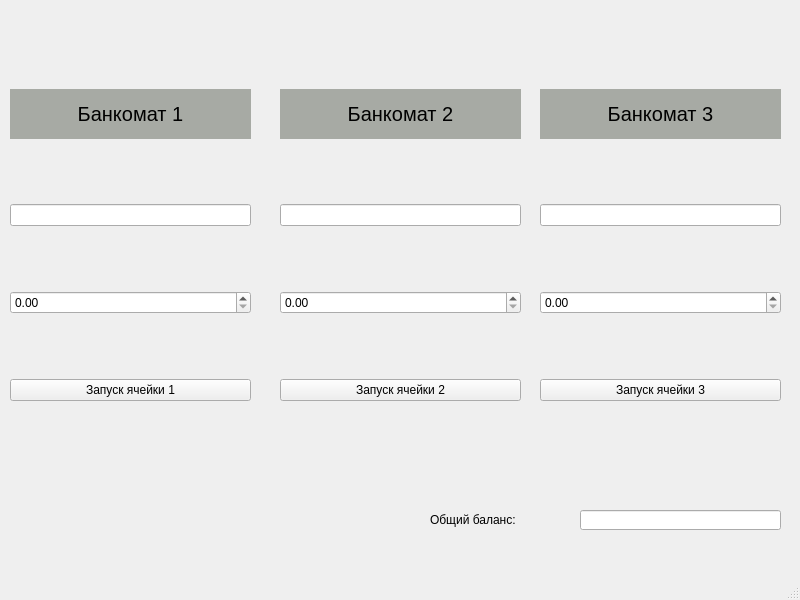
<?xml version="1.0" encoding="UTF-8"?>
<ui version="4.0">
 <class>MainWindow</class>
 <widget class="QMainWindow" name="MainWindow">
  <property name="geometry">
   <rect>
    <x>0</x>
    <y>0</y>
    <width>800</width>
    <height>600</height>
   </rect>
  </property>
  <property name="windowTitle">
   <string>MainWindow</string>
  </property>
  <widget class="QWidget" name="centralwidget">
   <widget class="QWidget" name="layoutWidget">
    <property name="geometry">
     <rect>
      <x>280</x>
      <y>30</y>
      <width>241</width>
      <height>431</height>
     </rect>
    </property>
    <layout class="QVBoxLayout" name="verticalLayout_2">
     <item>
      <widget class="QLabel" name="label_2">
       <property name="minimumSize">
        <size>
         <width>200</width>
         <height>50</height>
        </size>
       </property>
       <property name="maximumSize">
        <size>
         <width>300</width>
         <height>50</height>
        </size>
       </property>
       <property name="font">
        <font>
         <pointsize>15</pointsize>
        </font>
       </property>
       <property name="styleSheet">
        <string notr="true">background-color: rgb(167, 170, 164);</string>
       </property>
       <property name="text">
        <string>Банкомат 2</string>
       </property>
       <property name="alignment">
        <set>Qt::AlignCenter</set>
       </property>
      </widget>
     </item>
     <item>
      <widget class="QLineEdit" name="mBill2"/>
     </item>
     <item>
      <widget class="QDoubleSpinBox" name="mPeriod2">
       <property name="maximum">
        <double>1.000000000000000</double>
       </property>
       <property name="singleStep">
        <double>0.100000000000000</double>
       </property>
      </widget>
     </item>
     <item>
      <widget class="QPushButton" name="mButton2">
       <property name="text">
        <string>Запуск ячейки 2</string>
       </property>
      </widget>
     </item>
    </layout>
   </widget>
   <widget class="QWidget" name="layoutWidget_2">
    <property name="geometry">
     <rect>
      <x>540</x>
      <y>30</y>
      <width>241</width>
      <height>431</height>
     </rect>
    </property>
    <layout class="QVBoxLayout" name="verticalLayout_3">
     <item>
      <widget class="QLabel" name="label_3">
       <property name="minimumSize">
        <size>
         <width>200</width>
         <height>50</height>
        </size>
       </property>
       <property name="maximumSize">
        <size>
         <width>300</width>
         <height>50</height>
        </size>
       </property>
       <property name="font">
        <font>
         <pointsize>15</pointsize>
        </font>
       </property>
       <property name="styleSheet">
        <string notr="true">background-color: rgb(167, 170, 164);</string>
       </property>
       <property name="text">
        <string>Банкомат 3</string>
       </property>
       <property name="alignment">
        <set>Qt::AlignCenter</set>
       </property>
      </widget>
     </item>
     <item>
      <widget class="QLineEdit" name="mBill3"/>
     </item>
     <item>
      <widget class="QDoubleSpinBox" name="mPeriod1_3">
       <property name="maximum">
        <double>1.000000000000000</double>
       </property>
       <property name="singleStep">
        <double>0.100000000000000</double>
       </property>
      </widget>
     </item>
     <item>
      <widget class="QPushButton" name="mButton3">
       <property name="text">
        <string>Запуск ячейки 3</string>
       </property>
      </widget>
     </item>
    </layout>
   </widget>
   <widget class="QLabel" name="label_4">
    <property name="geometry">
     <rect>
      <x>430</x>
      <y>510</y>
      <width>141</width>
      <height>20</height>
     </rect>
    </property>
    <property name="text">
     <string>Общий баланс:</string>
    </property>
   </widget>
   <widget class="QLineEdit" name="mTotalBill">
    <property name="geometry">
     <rect>
      <x>580</x>
      <y>510</y>
      <width>201</width>
      <height>20</height>
     </rect>
    </property>
    <property name="readOnly">
     <bool>true</bool>
    </property>
   </widget>
   <widget class="QWidget" name="layoutWidget">
    <property name="geometry">
     <rect>
      <x>10</x>
      <y>30</y>
      <width>241</width>
      <height>431</height>
     </rect>
    </property>
    <layout class="QVBoxLayout" name="verticalLayout">
     <item>
      <widget class="QLabel" name="label">
       <property name="minimumSize">
        <size>
         <width>200</width>
         <height>50</height>
        </size>
       </property>
       <property name="maximumSize">
        <size>
         <width>300</width>
         <height>50</height>
        </size>
       </property>
       <property name="font">
        <font>
         <pointsize>15</pointsize>
        </font>
       </property>
       <property name="styleSheet">
        <string notr="true">background-color: rgb(167, 170, 164);</string>
       </property>
       <property name="text">
        <string>Банкомат 1</string>
       </property>
       <property name="alignment">
        <set>Qt::AlignCenter</set>
       </property>
      </widget>
     </item>
     <item>
      <widget class="QLineEdit" name="mBill1"/>
     </item>
     <item>
      <widget class="QDoubleSpinBox" name="mPeriod1">
       <property name="maximum">
        <double>1.000000000000000</double>
       </property>
       <property name="singleStep">
        <double>0.100000000000000</double>
       </property>
      </widget>
     </item>
     <item>
      <widget class="QPushButton" name="mButton1">
       <property name="text">
        <string>Запуск ячейки 1</string>
       </property>
      </widget>
     </item>
    </layout>
   </widget>
  </widget>
  <widget class="QMenuBar" name="menubar">
   <property name="geometry">
    <rect>
     <x>0</x>
     <y>0</y>
     <width>800</width>
     <height>21</height>
    </rect>
   </property>
  </widget>
  <widget class="QStatusBar" name="statusbar"/>
 </widget>
 <resources/>
 <connections/>
</ui>
